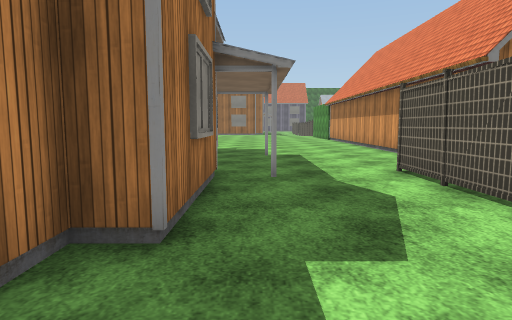
View 1 (above)

22 first-person views from a walk through a Unity game level. The camera is 1.3 m above the floor, tilts 6° down and sees 75° across. The floor is counted in squares, 1 m on a side. Each view is taken from the middle of a square. On the plan, view 1 faces up. The plan holds only what a view shows up to about 14 squares ahead; the rest is blank. The place goes on beyond the plan. The player is left out. Some animated figures are left out. Door leaves are left out, so doorways stand open. Some surface patterns are stand-ins.

View 2
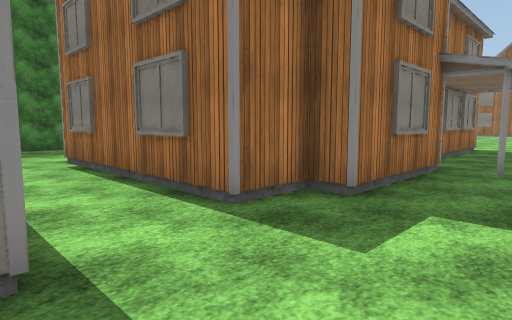

View 3
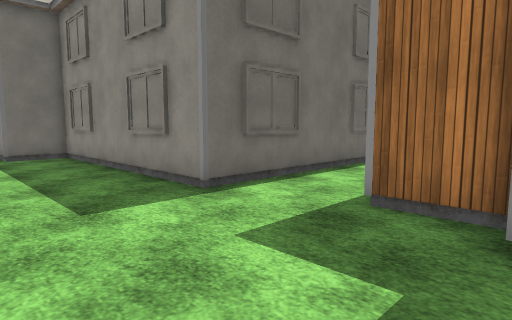

View 4
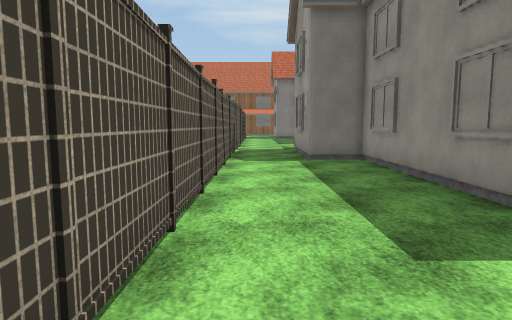

View 5
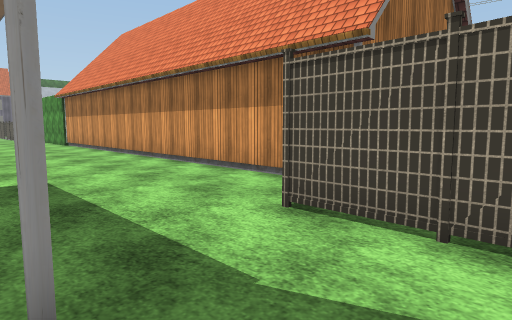

View 6
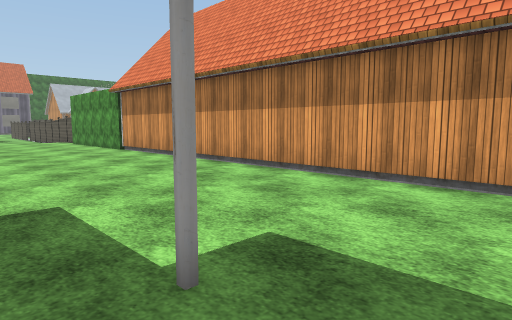

View 7
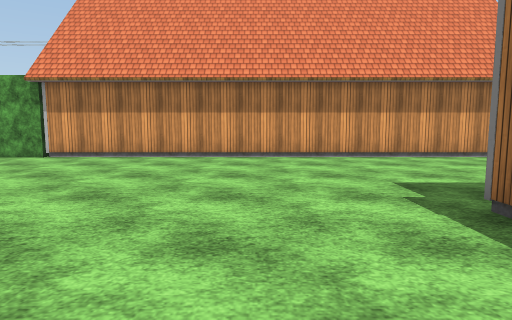

View 8
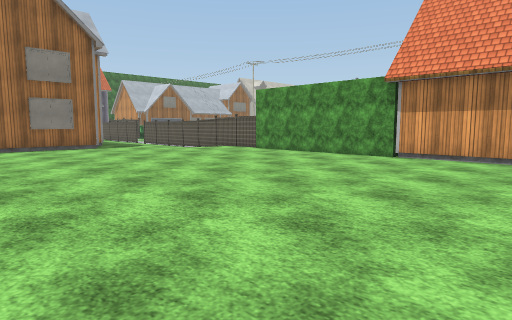

View 9
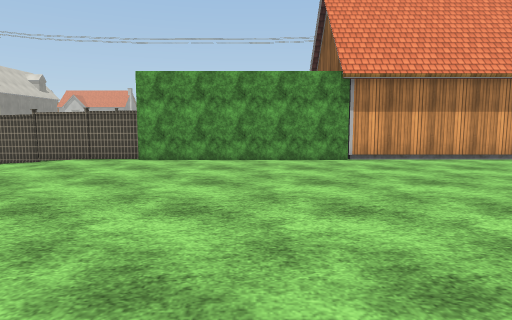

View 10
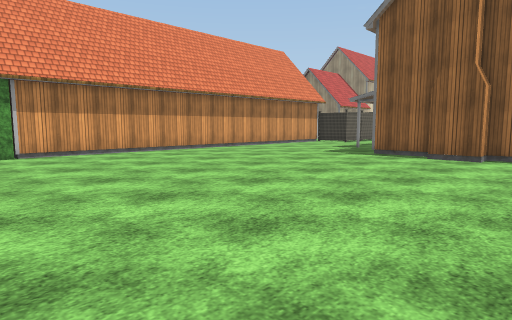

View 11
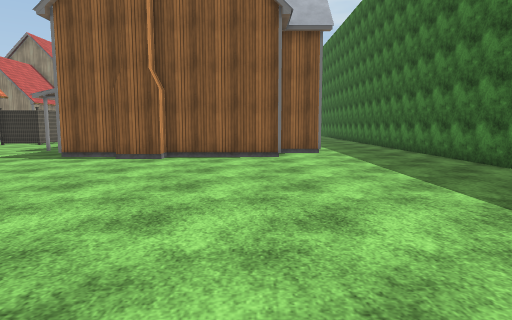

View 12
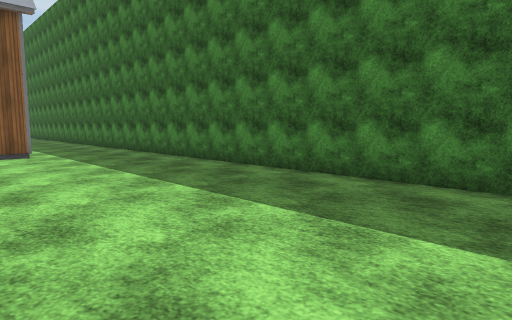

View 13
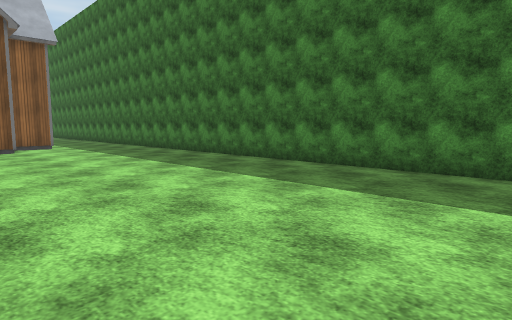

View 14
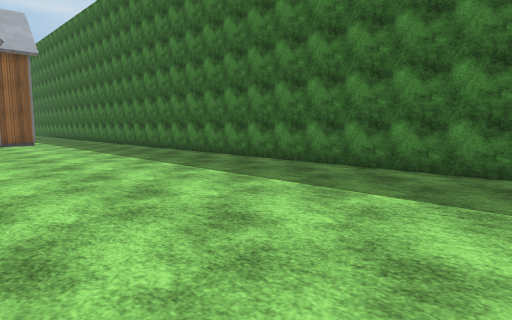

View 15
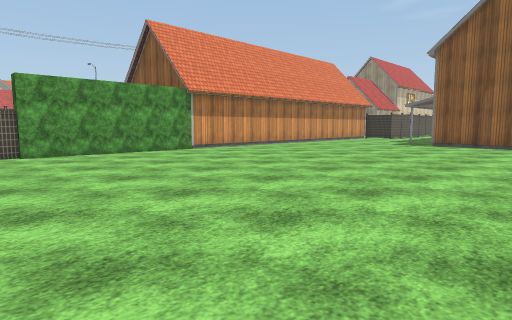

View 16
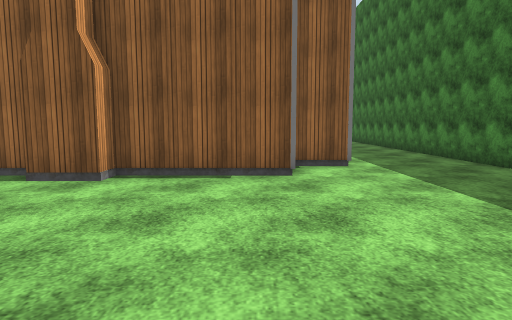

View 17
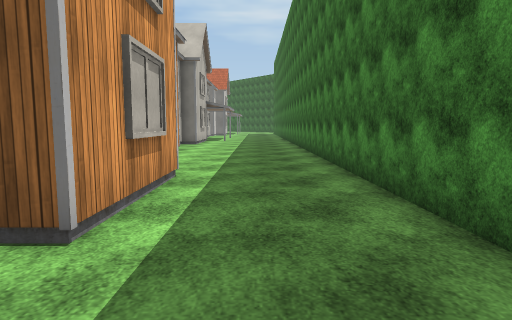

View 18
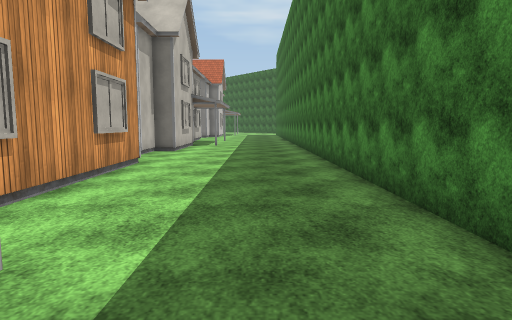

View 19
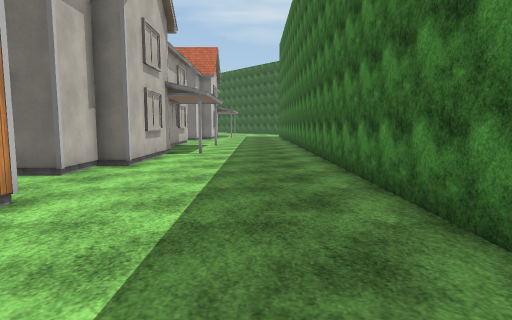

View 20
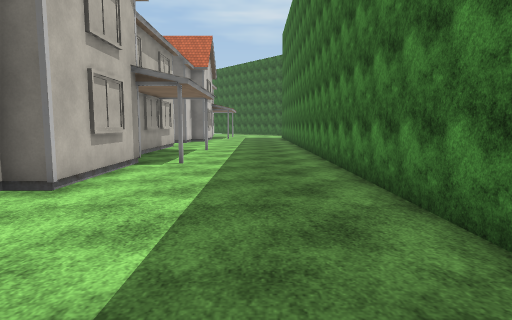

View 21
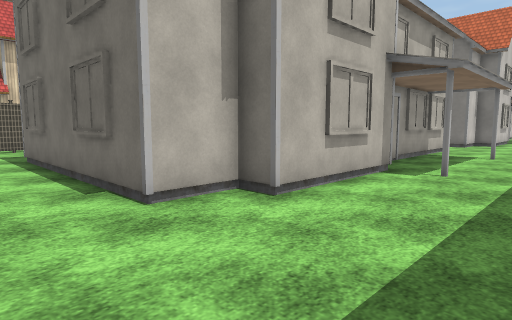

View 22
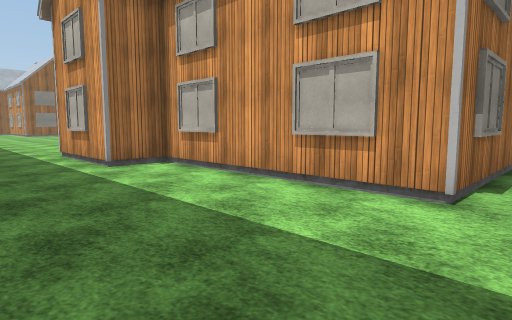

### Floor plan
Key: @ floor where view 1 was taken; # wall or solid block; . floor; D open door; O other object.
Columns run from 18 left of view 1 to 7 right of it. Each row starts with its distance up from view 1.
 40       .. .. ....     ....O
 39 #........  ..............O
 38 #........................O
 37 #........................#
 36 #........................#
 35 #........................#
 34 #........................#
 33 #........................#
 32 #........................#
 31 #........................#
 30 #........................#
 29 #........................#
 28 #........................#
 27 #........................#
 26 #........................#
 25 #........................
 24 #........................#
 23 #........................D
 22 #........................#
 21 #........................#
 20 #........................#
 19 #........................#
 18 #...........##...........#
 17 #......##########........#
 16 #......#         ........#
 15 #....###        O........#
 14 #....#          O........#
 13 #....#          O........#
 12 #....#          O........#
 11 #....###        O........
 10 #......#        O.......
  9 #......#         .....#
  8 #......#         #....#
  7 #......#         #....#
  6 #......#         #....#
  5 #......#         #....#
  4 #......#        ##....
  3 #......#        #.....
  2 #......##########.....
  1 #.....................#
  0 #.................@...#
 -1 #.....................#
 -2 #.......##########....#
 -3 #.......#        #....#
 -4 #......##        O....#
 -5 #......#         #....#
 -6 #......#         #....#
 -7 #......#         #....#
 -8 #......#         O....#
 -9 #.......O        O....#
-10 #.......O        #....#
-11 #.......O        ###..#

Where each view was taken, in squares from view 1:
view 1: 0 up, 0 right, facing up
view 2: 2 down, 2 right, facing up-left
view 3: 4 up, 3 right, facing down-left
view 4: 2 up, 3 right, facing down
view 5: 6 up, 0 right, facing up-right
view 6: 12 up, 1 left, facing up-right
view 7: 21 up, 7 left, facing right
view 8: 24 up, 7 left, facing up-right
view 9: 33 up, 6 left, facing right
view 10: 32 up, 9 left, facing down-right
view 11: 31 up, 10 left, facing down
view 12: 31 up, 10 left, facing down-left
view 13: 36 up, 8 left, facing down-left
view 14: 40 up, 8 left, facing down-left
view 15: 40 up, 9 left, facing down-right
view 16: 26 up, 10 left, facing down
view 17: 19 up, 15 left, facing down
view 18: 13 up, 15 left, facing down
view 19: 7 up, 15 left, facing down
view 20: 3 up, 15 left, facing down
view 21: 1 up, 15 left, facing down-right
view 22: 0 up, 17 left, facing up-right
